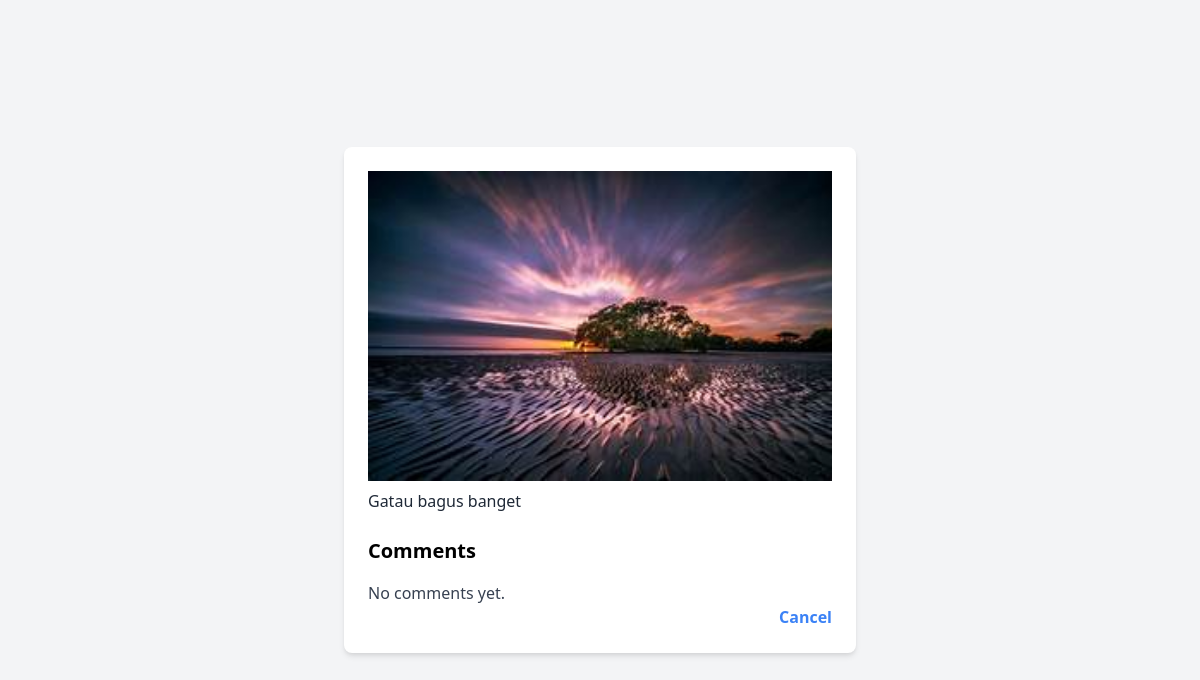
The page /komen_guest.php?photo_id=102 on the database its author committed.
### tables this page shows
CREATE TABLE `photos` (
  `photo_id` int(11) NOT NULL,
  `user_id` int(11) NOT NULL,
  `album_id` int(11) NOT NULL,
  `title` varchar(100) NOT NULL,
  `description` text NOT NULL,
  `image_path` varchar(255) NOT NULL,
  `created_at` timestamp NOT NULL DEFAULT current_timestamp() ON UPDATE current_timestamp()
);

### komen_guest.php (the view, shortened to what this page needs)
<?php
require_once('koneksi.php');
$conn = new mysqli($servername, $username, $password, $dbname);
$photo_id = isset($_GET['photo_id']) ? $_GET['photo_id'] : '';
$sql_photo = "SELECT * FROM photos WHERE photo_id = $photo_id";
$result_photo = $conn->query($sql_photo);
$photo_data = $result_photo->fetch_assoc();
?>
<!DOCTYPE html>
<html lang="en">
<head>
    <link href="https://cdn.jsdelivr.net/npm/tailwindcss@2.2.19/dist/tailwind.min.css" rel="stylesheet">
</head>
<body class="bg-gray-100 min-h-screen flex flex-col justify-center items-center relative">
    <div class="bg-white p-6 rounded-lg shadow-md max-w-lg w-full relative">
        <?php if (empty($photo_id) || !$photo_data): ?>
            <p class="text-red-600">Parameter photo_id tidak ditemukan atau tidak ada data foto untuk ID tersebut.</p>
        <?php else: ?>
            <img class="enlarge-image object-cover mb-2" src="uploads/<?php echo $photo_data['image_path']; ?>" alt="<?php echo $photo_data['title']; ?>">
            <p class="text-gray-800"><?php echo $photo_data['description']; ?></p>
            <h2 class="text-xl font-bold mt-6 mb-4">Comments</h2>
            <div>
                <?php
                $sql_comments = "SELECT comments.*, users.username FROM comments
                                INNER JOIN users ON comments.user_id = users.user_id
                                WHERE photo_id = $photo_id";
                $result_comments = $conn->query($sql_comments);
                if ($result_comments->num_rows > 0) {
                    while($row = $result_comments->fetch_assoc()) {
                        ?>
                        <div class="bg-gray-200 p-4 rounded-md mb-2 flex justify-between items-center">
                            <div>
                                <p class="text-sm text-gray-700"><strong>Comment by <?php echo $row["username"]; ?>:</strong></p>
                                <p class="text-gray-800"><?php echo $row["comment_text"]; ?></p>
                            </div>
                            <?php if ($row['user_id'] == $_SESSION['userid']): ?>
                            <?php endif; ?>
                        </div>
                        <?php
                    }
                } else {
                    echo '<p class="text-gray-700">No comments yet.</p>';
                }
                ?>
            </div>
            <form action="<?php echo htmlspecialchars($_SERVER["PHP_SELF"]) . '?photo_id=' . $photo_id; ?>" method="post" class="mt-6 relative">
                <a href="index.php" class="cancel-button font-bold text-blue-500 hover:text-blue-700 hover:underline">Cancel</a>
            </form>
        <?php endif; ?>
    </div>
</body>
</html>

### komen_guest.php (style rules this page uses)
.enlarge-image { width: 100%; max-width: 600px; height: auto; }
.cancel-button { position: absolute; bottom: 0; right: 0; }

### rows shown on the page
photos: image_path (picture), description "Gatau bagus banget"
